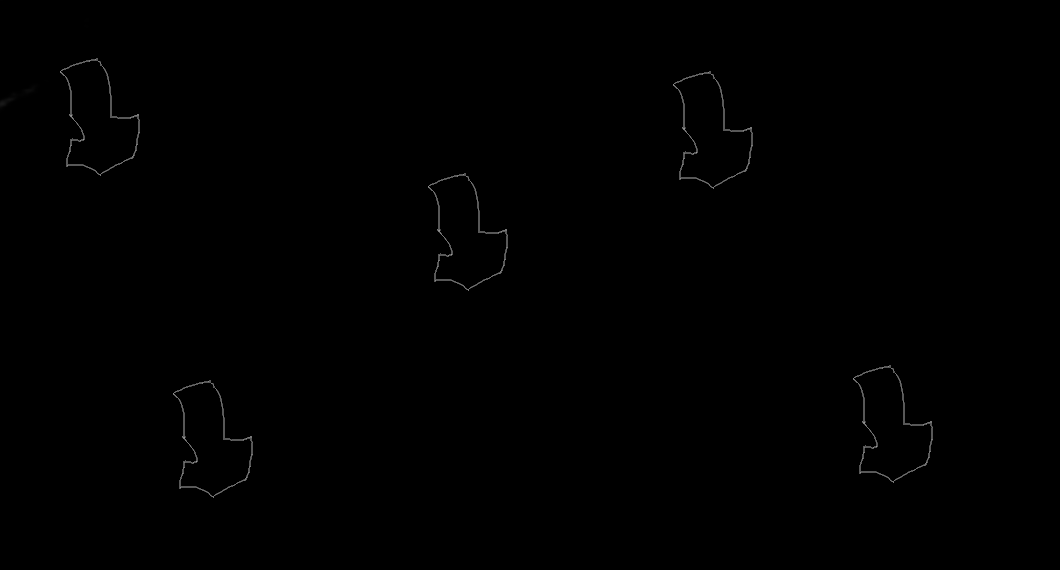
#> input picture images/template_matching.png, 1060 x 570 px
$ python template_matching.py
#> lines starting #> are read from the running program, lines starting #| are printed output that depends on the picture; after the words box and inside, x2 and y2 are one past the last pixel; in counts of white or black regions, pixels touching at a corner belong together; long printed decimals are rounded
import cv2
import numpy as np

ultrasound_image = cv2.imread("images/template_matching.png", cv2.IMREAD_UNCHANGED)
#> ultrasound_image is the input picture: shape (570, 1060, 3); min 0, max 158, mean 0.5
pattern_image = cv2.imread("images/pattern.png")
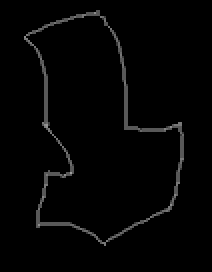
#> input picture images/pattern.png, 106 x 136 px (shown 2 times larger)
#> pattern_image is the input picture: shape (136, 106, 3); min 0, max 158, mean 4.1

h = pattern_image.shape[0]
#> h = 136
w = pattern_image.shape[1]
#> w = 106

# Template Matching
# TM_CCOEFF
# TM_CCOEFF_NORMED
# TM_CCORR
# TM_CCORR_NORMED
# TM_SQDIFF
# TM_SQDIFF_NORMED
# https://docs.opencv.org/master/d4/dc6/tutorial_py_template_matching.html

result = cv2.matchTemplate(
    ultrasound_image,
    pattern_image,
    cv2.TM_CCOEFF_NORMED
)
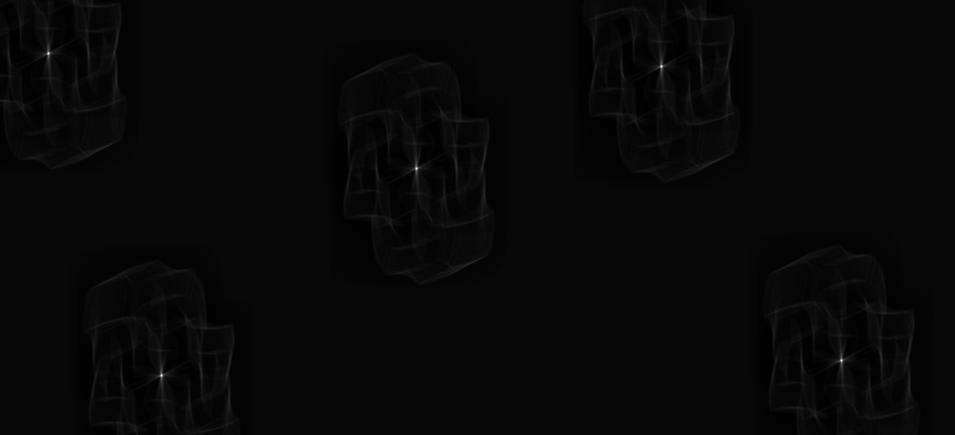
#> result: shape (435, 955) float32; min -0.0351, max 1, mean -0.000366; drawn with min black and max white

min_val, max_val, min_loc, max_loc = cv2.minMaxLoc(result)
#> min_val = -0.0351; max_val = 1; min_loc = (678, 51); max_loc = (661, 66)
print(min_val, max_val, min_loc, max_loc)
#| -0.03507 1 (678, 51) (661, 66)

threshold = .8
y_loc, x_loc = np.where(result >= threshold)
#> y_loc = [53, 66, 168, 360, 375]; x_loc = [48, 661, 416, 841, 161]

for (x, y) in zip(x_loc, y_loc):
    cv2.rectangle(ultrasound_image, (x, y), (x + w, y + h), (0, 255, 255), 2)
#> this loop made 5 passes
#> (x, y) on passes 1 to 5: (48, 53), (661, 66), (416, 168), (841, 360), (161, 375)
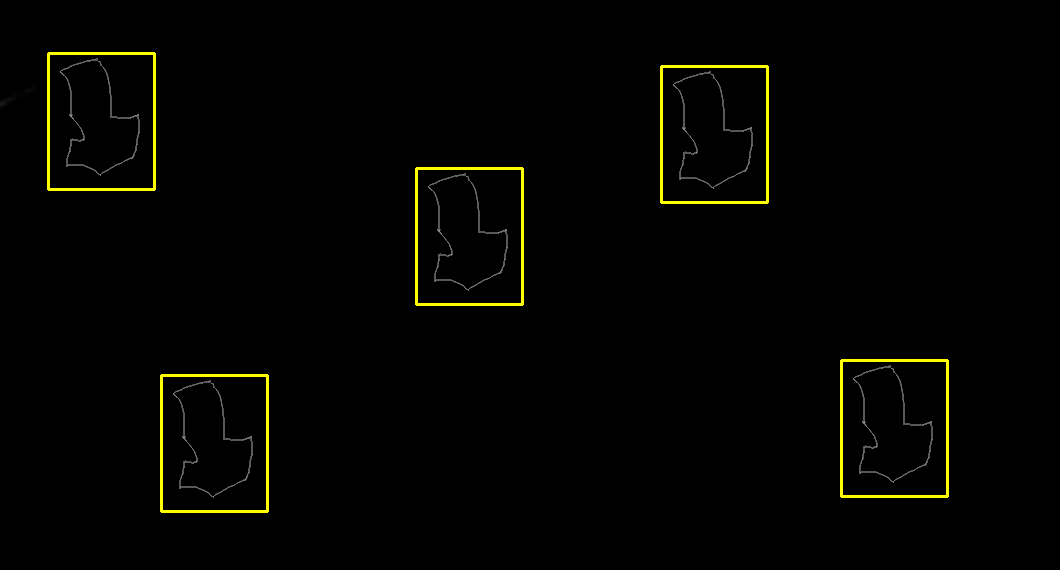
#> ultrasound_image: shape (570, 1060, 3); 1.2% of pixels changed, all inside (x1, y1, x2, y2) = (47, 52, 949, 513)

cv2.imshow("output", ultrasound_image)
cv2.waitKey(0)

# [6 lines of commented-out code are left out]
